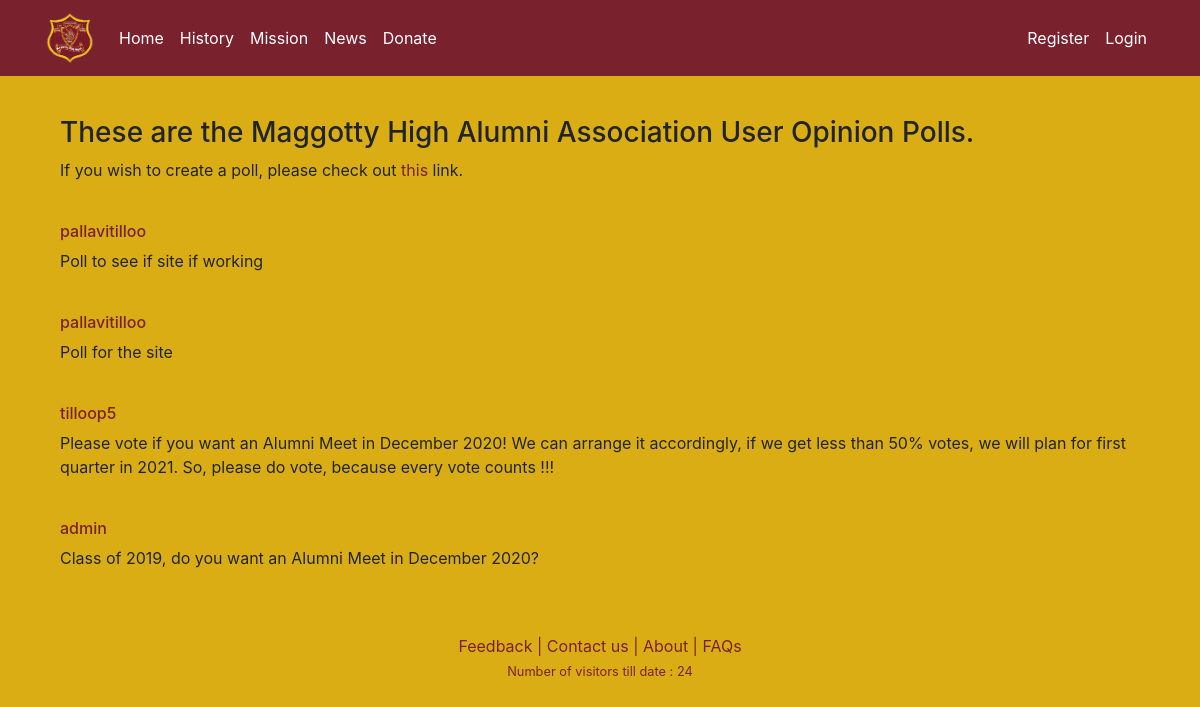
The app's page /approved_polls with its own data.
### Maggotty/models.py (models this page shows, shortened)
class UserOpinions(models.Model):
    question_1 = models.CharField(max_length=255, blank=True, null=True)
    question_2 = models.CharField(max_length=255, blank=True, null=True)
    answers_1 =  models.CharField(max_length=255, blank=True, null=True)
    answers_2 =  models.CharField(max_length=255, blank=True, null=True)
    opinion = models.TextField(default="Test Opinion")
    username = models.CharField(max_length=255)
    approved = models.BooleanField(default=False)

### Maggotty/views.py (the view)
# urls.py: path("approved_polls", views.approvedPolls, name="approved_polls"),
def approvedPolls(request):
    polls = UserOpinions.objects.all()
    return render(request, "Maggotty/allpolls.html", {"polls": polls})

### Maggotty/context_processors.py (called while the page is built)
def get_current_cart_to_context(request):
    current_user = request.user
    cart_items = 0
    cart_items = Order.objects.filter(username=current_user.username,ifPaid=False).count()
    no_of_visitors = User.objects.all().count()
    return {
        'CART_COUNT' : cart_items,
        'VISITORS' : no_of_visitors
    }

### Maggotty/templates/Maggotty/allpolls.html (shortened to what this page needs)
{% extends "Maggotty/layout.html" %}
{% block content %}
<div class="container">
    <div class="row row-content align-items-center">
        <div class="col col-sm order-sm-first col-md">
            <h3>
                These are the Maggotty High Alumni Association User Opinion Polls.<br/>
            </h3>
            <p>
                If you wish to create a poll, please check out <a class="redLink" href="{% url 'polls' %}">this</a> link.
            </p>
            <br/>
        </div>
    </div>
    {% for poll in polls %}
    <div class="row row-content align-items-center">
        <div class="col col-sm order-sm-first col-md">
            <a href="#" class="redLink"><h6 class="mt-0">{{ poll.username }}</h6></a>
            <p class="d-none d-sm-block">{{ poll.opinion }}</p>
        </div>
    </div>
    <br/>
    {% endfor %}
</div>
{% endblock %}

### Maggotty/static/Maggotty/style.css (style rules this page uses)
.redLink { color:#7a212e !important; }
.bgPage { background-color: #daaa0cf5; }

### records on screen
UserOpinions: username "pallavitilloo", opinion "Poll to see if site if working"
UserOpinions: username "pallavitilloo", opinion "Poll for the site"
UserOpinions: username "tilloop5", opinion "Please vote if you want an Alumni Meet in December 2020! We can arrange it accordingly, if we get less than 50% votes, we will plan for first quarter in 2021. So, please do vote, because every vote counts !!!"
UserOpinions: username "admin", opinion "Class of 2019, do you want an Alumni Meet in December 2020?"

### other values on screen
{{ VISITORS }} "24"
